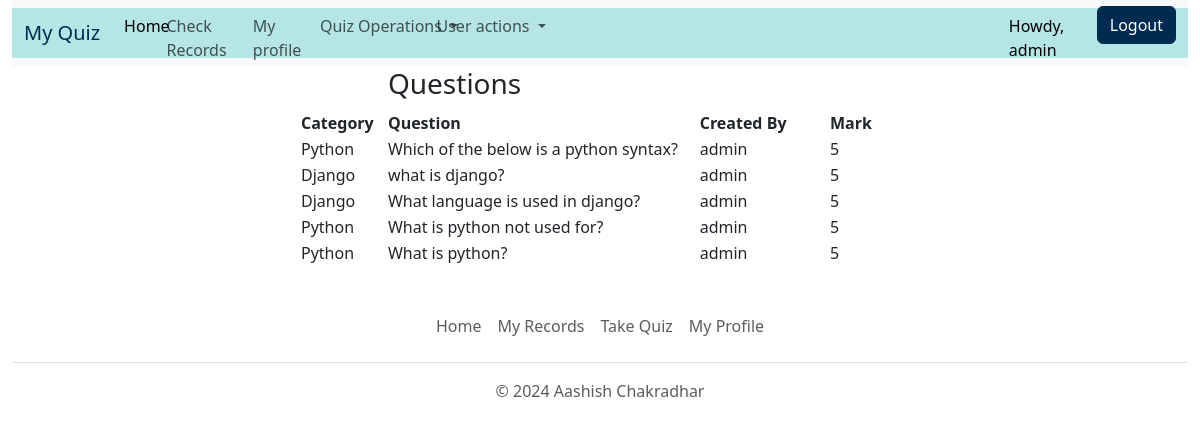
The app's page /view-question (signed in) with its own data.
### quiz/models.py (models this page shows, shortened)
class BaseModel(models.Model):
    uid=models.UUIDField(primary_key=True,default=uuid.uuid4,editable=False)
    created_at=models.DateField(auto_now_add=True)
    updated_at=models.DateField(auto_now=True)
    class Meta:
        abstract=True

class Question(BaseModel):
    category = models.ForeignKey(Category, related_name='category', on_delete=models.CASCADE)
    user= models.ForeignKey(User, on_delete=models.CASCADE)
    question=models.CharField(max_length=100)
    marks=models.IntegerField(default=5)

class Category(BaseModel):
    category_name = models.CharField(max_length=15, default='Uncatogarized')
    user= models.ForeignKey(User, on_delete=models.CASCADE)
    def __str__(self):
        return self.category_name

### quiz/views.py (the view)
# urls.py: path('view-question',views.view_question,name='view_question'),
def view_question(request):
    if request.user.is_anonymous:
        return redirect("/login")
    else:
        if (request.user.is_superuser or request.user.is_staff):
            try:
                all_question = Question.objects.all()
                context = {'questions': all_question}
                return render(request, 'question_view.html', context)
            except Exception as e:
                messages.error(request, str(e))
            return render(request, 'index.html')
        else:
            messages.error(request, "View Fail: User is not a superuser")
            return render(request,"permission.html")

### templates/question_view.html (shortened to what this page needs)
{% extends "base.html" %}
{% block body %}
    <div style="width:50%; text-align: left; margin-left:25%;">
        <table>
            <tr>
                <th></th>
                <th>
                    <h3>Questions</h3>
                </th>
                <th></th>
            </tr>
            <tr>
                <th style="width:100px">
                    Category
                </th>
                <th style="width:500px">
                    Question
                </th>
                <th style="width:200px">
                    Created By
                </th>
                <th style="width:100px">
                    Mark
                </th>
            </tr>
            {% for question in questions %}
                <tr>
                    <td>
                        {{question.category}}
                    </td>
                    <td>
                        {{question.question}}
                    </td>
                    <td>
                        {{question.user}}
                    </td>
                    <td>
                        {{question.marks}}
                    </td>
                </tr>
            {% endfor %}
        </table>
    </div>
{% endblock body %}

### templates/base.html (shortened to what this page needs)
<!DOCTYPE html>
{%load static%}
<html lang="en">
  <head>
    <link href="https://cdn.jsdelivr.net/npm/bootstrap@5.3.2/dist/css/bootstrap.min.css" rel="stylesheet">
    <link rel="stylesheet" type='text/css' href="{% static './css/bootstrap.css' %}" />
    <link rel="stylesheet" type='text/css' href="{% static 'profile.css' %}" />
  </head>
  <body>
    {% if user.is_authenticated %}
      <div>
        <div  style="max-width: 98%; margin-left:1%; ">
          <nav class="navbar navbar-expand-lg bg-body-tertiary">
            <div class="container-fluid" style="background-color : #b6e5e5;">
              <div >
                <a class="navbar-brand" href="/" style="color: #002b50">My Quiz</a>
              </div>
              <div class="collapse navbar-collapse" id="navbarSupportedContent" style="height:50px; max-width:100%;">
                  <ul class="navbar-nav me-auto mb-2 mb-lg-0" style="min-width:100%; padding-top: 1%; color: #002b50">
                    <li class="nav-item" style="width: 4%">
                      <a class="nav-link active" aria-current="page" href="{% url 'quiz:index' %}" >Home</a>
                    </li>
                    <li class="nav-item" style="width: 9%">
                      <a class="nav-link" href="{% url 'quiz:view_record' %}" >Check Records</a>
                    </li>
                    <li class="nav-item" style="width: 7%">
                      <a class="nav-link" href="{% url 'quiz:about_us' %}">My profile</a>
                    </li>
                    {% if request.user.is_staff %}
                      <li class="nav-item dropdown" style="width: 11%">
                        <a class="nav-link dropdown-toggle"  href="#" role="button" data-bs-toggle="dropdown" aria-expanded="false">
                          Quiz Operations
                        </a>
                      </li>
                    {% endif %}
                    {% if request.user.is_superuser%}
                      <li class="nav-item dropdown" style="width: 9%">
                        <a class="nav-link dropdown-toggle"  href="#" role="button" data-bs-toggle="dropdown" aria-expanded="false">
                          User actions
                        </a>
                      </li>
                      <li class="nav-item" style="width: 10%; margin-left: 45%;">
                        <a class="nav-link active" aria-current="page" href="/about" >Howdy, {{user.username}}</a>
                      </li>
                      <li>
                        <a type="submit" class="log_button btn btn-primary" href="/logout">Logout</a>
                      </li>
                    {% endif %}
                  </ul>
              </div>
            </div>
          </nav>
        </div>
      </div>
    {% endif %}
    {% block body %}{% endblock %}
    {% if user.is_authenticated %}
      <div class="container" style = "max-width: 100%;">
        <footer class="py-3 my-4">
          <ul class="nav justify-content-center border-bottom pb-3 mb-3">
            <li class="nav-item"><a href="/" class="nav-link px-2 text-muted">Home</a></li>
            <li class="nav-item"><a href="view-record" class="nav-link px-2 text-muted">My Records</a></li>
            <li class="nav-item"><a href="/get-category" class="nav-link px-2 text-muted">Take Quiz</a></li>
            <li class="nav-item"><a href="about" class="nav-link px-2 text-muted">My Profile</a></li>
          </ul>
          <p class="text-center text-muted">&copy; 2024 Aashish Chakradhar</p>
        </footer>
      </div>
    {% endif %}
  </body>
</html>

### static/profile.css (style rules this page uses)
.log_button { background-color: #002b50; border-color: #002b50; color: #ffffff; width: 100%; margin-bottom: 1rem; }

### records on screen
Question: category "Python", question "Which of the below is a python syntax?", user "admin", marks "5"
Question: category "Django", question "what is django?", user "admin", marks "5"
Question: category "Django", question "What language is used in django?", user "admin", marks "5"
Question: category "Python", question "What is python not used for?", user "admin", marks "5"
Question: category "Python", question "What is python?", user "admin", marks "5"

### other values on screen
{{ user.username }} "admin"
